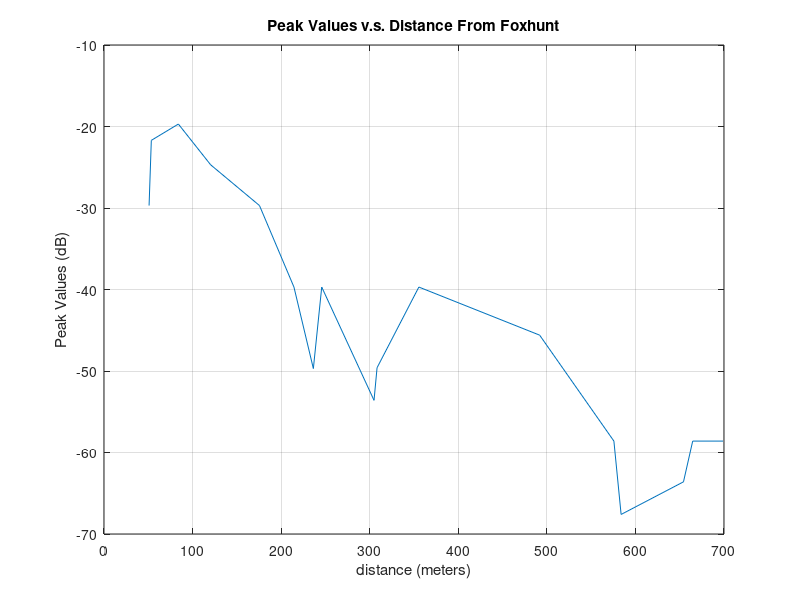
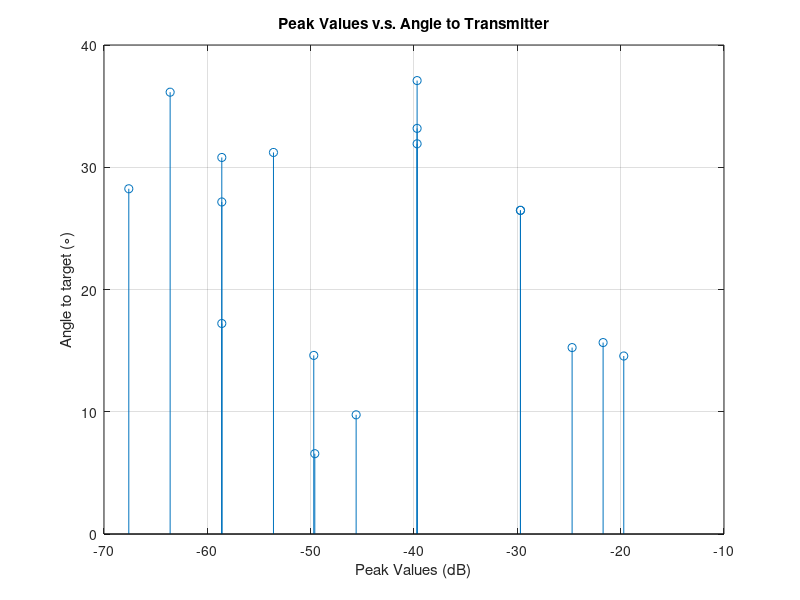

The MATLAB source for these figures, in order:
% Lab4Plotting

load('Lab4Distances.mat');
load('Lab4Angles.mat');

peaks = [-20, -20, -25, -29, -20, -15, -11, -7, -20, -20, -30, -20, -10, -10, -5, -2, 0];

gains = [38.6, 38.6, 38.6, 38.6, 38.6, 38.6, 38.6, 38.6, 19.7, 19.7, 19.7, 19.7, 19.7, 19.7, 19.7, 19.7, 19.7];

actualPeaks = peaks - gains;

[sortedDistances, indexes] = sort(distances);

sortedActualPeaks(indexes) = actualPeaks;
sortedAngles(indexes) = angles;

figure(1);
plot(sortedDistances,sortedActualPeaks);
title('Peak Values v.s. Distance From Foxhunt');
ylabel('Peak Values (dB)');
xlabel('distance (meters)');
grid on;

[hlowSortedPeaks,indexes] = sort(actualPeaks);

figure(2);
stem(hlowSortedPeaks, sortedAngles(indexes));
title('Peak Values v.s. Angle to Transmitter');
ylabel('Angle to target (\circ)');
xlabel('Peak Values (dB)');
grid on;